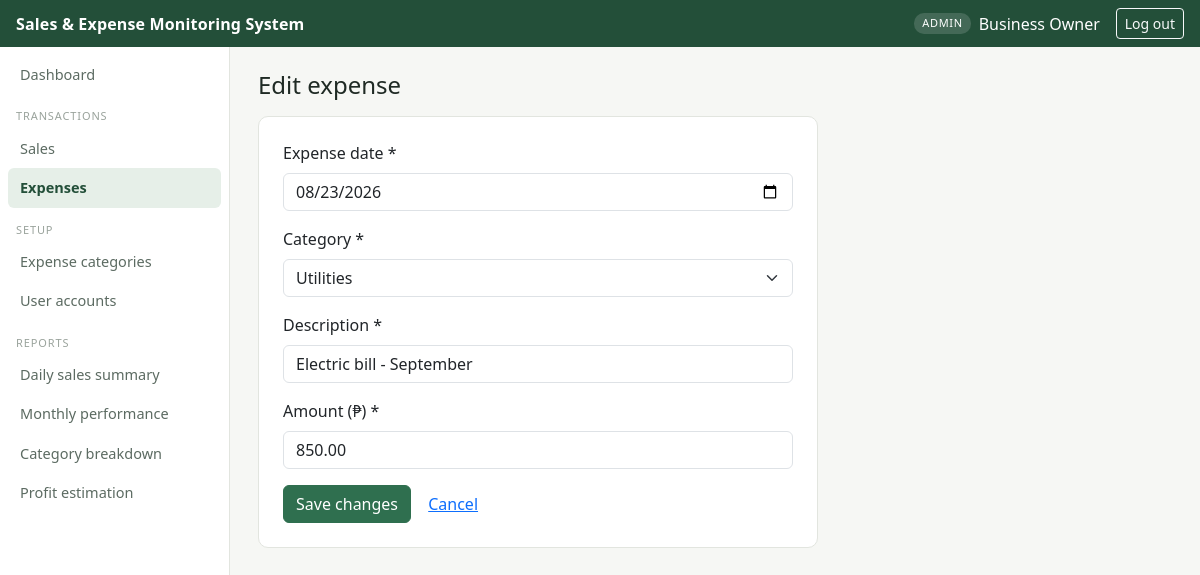
/app/modules/expenses/edit.php?id=2 (signed in), run on the app's committed database.
### tables this page shows
CREATE TABLE expenses (
    expense_id      INT AUTO_INCREMENT PRIMARY KEY,
    expense_date    DATE NOT NULL,
    category_id     INT NOT NULL,
    description     VARCHAR(150) NOT NULL,
    amount          DECIMAL(10,2) NOT NULL,
    recorded_by     INT NOT NULL,
    created_at      TIMESTAMP NOT NULL DEFAULT CURRENT_TIMESTAMP,
    CONSTRAINT fk_expense_category
        FOREIGN KEY (category_id) REFERENCES expense_categories(category_id)
        ON UPDATE CASCADE ON DELETE RESTRICT,
    CONSTRAINT fk_expense_user
        FOREIGN KEY (recorded_by) REFERENCES users(user_id)
        ON UPDATE CASCADE ON DELETE RESTRICT,
    CONSTRAINT chk_expense_amount CHECK (amount > 0)
);

CREATE TABLE expense_categories (
    category_id     INT AUTO_INCREMENT PRIMARY KEY,
    category_name   VARCHAR(50)  NOT NULL UNIQUE,
    description     VARCHAR(150) NULL,
    created_by      INT NOT NULL,
    created_at      TIMESTAMP NOT NULL DEFAULT CURRENT_TIMESTAMP,
    CONSTRAINT fk_category_creator
        FOREIGN KEY (created_by) REFERENCES users(user_id)
        ON UPDATE CASCADE ON DELETE RESTRICT
);

### app/modules/expenses/edit.php (the view, shortened to what this page needs)
<?php
require_once __DIR__ . '/../../includes/auth.php';
$id = (int) ($_GET['id'] ?? $_POST['expense_id'] ?? 0);
$stmt = $conn->prepare('SELECT * FROM expenses WHERE expense_id = ?');
$stmt->bind_param('i', $id);
$stmt->execute();
$expense = $stmt->get_result()->fetch_assoc();
$expenseDate = $expense['expense_date'];
$categoryId  = $expense['category_id'];
$description = $expense['description'];
$amount      = $expense['amount'];
$categories = $conn->query('SELECT category_id, category_name FROM expense_categories ORDER BY category_name');
include __DIR__ . '/../../includes/header.php';
?>
<h1 class="h4 mb-3">Edit expense</h1>
<div class="card p-4" style="max-width: 560px;">
  <form method="post" novalidate>
    <div class="mb-3">
      <label class="form-label">Expense date *</label>
      <input type="date" name="expense_date" class="form-control" required max="<?= date('Y-m-d') ?>"
             value="<?= htmlspecialchars($expenseDate) ?>">
    </div>
    <div class="mb-3">
      <label class="form-label">Category *</label>
      <select name="category_id" class="form-select" required>
        <?php while ($c = $categories->fetch_assoc()): ?>
          <option value="<?= $c['category_id'] ?>" <?= (int)$categoryId === (int)$c['category_id'] ? 'selected' : '' ?>>
            <?= htmlspecialchars($c['category_name']) ?>
          </option>
        <?php endwhile; ?>
      </select>
    </div>
    <div class="mb-3">
      <label class="form-label">Description *</label>
      <input type="text" name="description" class="form-control" required maxlength="150"
             value="<?= htmlspecialchars($description) ?>">
    </div>
    <div class="mb-3">
      <label class="form-label">Amount (₱) *</label>
      <input type="number" name="amount" class="form-control" required min="0.01" step="0.01"
             value="<?= htmlspecialchars($amount) ?>">
    </div>
    <button type="submit" class="btn btn-brand">Save changes</button>
    <a href="list.php" class="btn btn-link">Cancel</a>
  </form>
</div>
<?php include __DIR__ . '/../../includes/footer.php'; ?>

### app/assets/css/style.css (style rules this page uses)
:root { --ink: #1f2a24; --ink-muted: #5c6b62; --surface: #f6f7f4; --card: #ffffff; --line: #e2e5df; --accent: #2f6f4f; --accent-dark: #234f39; --accent-soft: #e6efe8; --warn: #b5651d; --danger: #a3342b; }
body { background: var(--surface); color: var(--ink); font-family: "Segoe UI", Roboto, -apple-system, sans-serif; }
.card { border: 1px solid var(--line); border-radius: 10px; }
.btn-brand { background: var(--accent); border-color: var(--accent); color: #fff; }

### data on the page
expenses: expense_date "08/23/2026", category_id "Utilities", description "Electric bill - September", amount "850.00"

### other printed values
$user['role'] "ADMIN"
$user['full_name'] "Business Owner"
